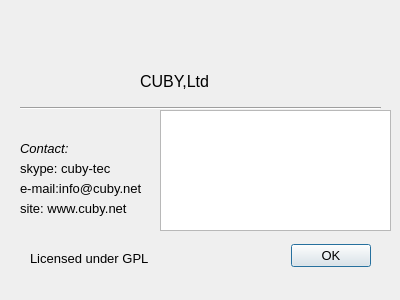
<?xml version="1.0" encoding="UTF-8"?>
<ui version="4.0">
 <class>Aboutwindow</class>
 <widget class="QDialog" name="Aboutwindow">
  <property name="geometry">
   <rect>
    <x>0</x>
    <y>0</y>
    <width>400</width>
    <height>300</height>
   </rect>
  </property>
  <property name="font">
   <font>
    <pointsize>10</pointsize>
   </font>
  </property>
  <property name="windowTitle">
   <string>MITO project</string>
  </property>
  <widget class="QDialogButtonBox" name="buttonBox">
   <property name="geometry">
    <rect>
     <x>30</x>
     <y>240</y>
     <width>341</width>
     <height>32</height>
    </rect>
   </property>
   <property name="orientation">
    <enum>Qt::Horizontal</enum>
   </property>
   <property name="standardButtons">
    <set>QDialogButtonBox::Ok</set>
   </property>
  </widget>
  <widget class="QLabel" name="label">
   <property name="geometry">
    <rect>
     <x>10</x>
     <y>10</y>
     <width>101</width>
     <height>91</height>
    </rect>
   </property>
   <property name="text">
    <string/>
   </property>
   <property name="pixmap">
    <pixmap resource="resources.qrc">:/images/cuby-logo-250-250t.png</pixmap>
   </property>
   <property name="scaledContents">
    <bool>true</bool>
   </property>
  </widget>
  <widget class="QLabel" name="label_2">
   <property name="geometry">
    <rect>
     <x>140</x>
     <y>66</y>
     <width>81</width>
     <height>31</height>
    </rect>
   </property>
   <property name="font">
    <font>
     <pointsize>12</pointsize>
    </font>
   </property>
   <property name="cursor">
    <cursorShape>IBeamCursor</cursorShape>
   </property>
   <property name="text">
    <string>CUBY,Ltd</string>
   </property>
  </widget>
  <widget class="Line" name="line">
   <property name="geometry">
    <rect>
     <x>20</x>
     <y>100</y>
     <width>361</width>
     <height>16</height>
    </rect>
   </property>
   <property name="orientation">
    <enum>Qt::Horizontal</enum>
   </property>
  </widget>
  <widget class="QLabel" name="label_3">
   <property name="geometry">
    <rect>
     <x>20</x>
     <y>140</y>
     <width>54</width>
     <height>17</height>
    </rect>
   </property>
   <property name="font">
    <font>
     <italic>true</italic>
    </font>
   </property>
   <property name="text">
    <string>Contact:</string>
   </property>
  </widget>
  <widget class="QLabel" name="label_4">
   <property name="geometry">
    <rect>
     <x>20</x>
     <y>160</y>
     <width>111</width>
     <height>17</height>
    </rect>
   </property>
   <property name="text">
    <string>skype: cuby-tec</string>
   </property>
  </widget>
  <widget class="QLabel" name="label_5">
   <property name="geometry">
    <rect>
     <x>20</x>
     <y>180</y>
     <width>141</width>
     <height>17</height>
    </rect>
   </property>
   <property name="text">
    <string>e-mail:info@cuby.net</string>
   </property>
  </widget>
  <widget class="QLabel" name="label_6">
   <property name="geometry">
    <rect>
     <x>20</x>
     <y>200</y>
     <width>121</width>
     <height>17</height>
    </rect>
   </property>
   <property name="text">
    <string>site: www.cuby.net</string>
   </property>
  </widget>
  <widget class="QLabel" name="label_7">
   <property name="geometry">
    <rect>
     <x>30</x>
     <y>250</y>
     <width>211</width>
     <height>17</height>
    </rect>
   </property>
   <property name="text">
    <string>Licensed under GPL</string>
   </property>
  </widget>
  <widget class="QTextBrowser" name="textBrowser">
   <property name="enabled">
    <bool>true</bool>
   </property>
   <property name="geometry">
    <rect>
     <x>160</x>
     <y>110</y>
     <width>231</width>
     <height>121</height>
    </rect>
   </property>
   <property name="cursor" stdset="0">
    <cursorShape>IBeamCursor</cursorShape>
   </property>
   <property name="focusPolicy">
    <enum>Qt::ClickFocus</enum>
   </property>
   <property name="acceptDrops">
    <bool>false</bool>
   </property>
   <property name="autoFillBackground">
    <bool>false</bool>
   </property>
   <property name="source">
    <url>
     <string>qrc:/profile/aboutcomment.txt</string>
    </url>
   </property>
  </widget>
 </widget>
 <resources>
  <include location="resources.qrc"/>
 </resources>
 <connections>
  <connection>
   <sender>buttonBox</sender>
   <signal>accepted()</signal>
   <receiver>Aboutwindow</receiver>
   <slot>accept()</slot>
   <hints>
    <hint type="sourcelabel">
     <x>248</x>
     <y>254</y>
    </hint>
    <hint type="destinationlabel">
     <x>157</x>
     <y>274</y>
    </hint>
   </hints>
  </connection>
  <connection>
   <sender>buttonBox</sender>
   <signal>rejected()</signal>
   <receiver>Aboutwindow</receiver>
   <slot>reject()</slot>
   <hints>
    <hint type="sourcelabel">
     <x>316</x>
     <y>260</y>
    </hint>
    <hint type="destinationlabel">
     <x>286</x>
     <y>274</y>
    </hint>
   </hints>
  </connection>
 </connections>
</ui>
